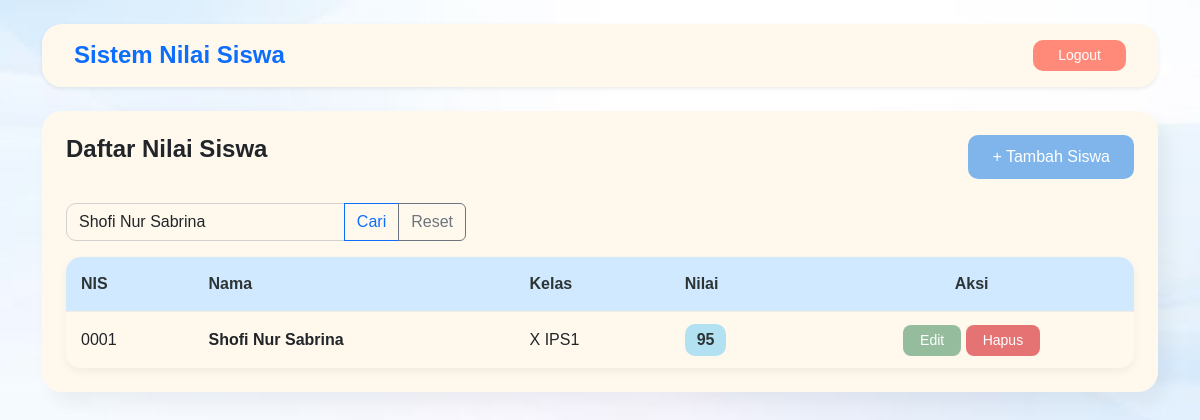
Screenshot of /index.php?cari=Shofi Nur Sabrina (signed in) with the database file from the repository.
### tables this page shows
CREATE TABLE `siswa` (
  `id` int(11) NOT NULL,
  `nis` varchar(20) NOT NULL,
  `nama` varchar(100) NOT NULL,
  `kelas` varchar(20) NOT NULL,
  `nilai` int(11) NOT NULL
);

### index.php (the view, shortened to what this page needs)
<?php
include 'koneksi.php';
if (isset($_GET['cari'])) {
    $keyword = mysqli_real_escape_string($conn, $_GET['cari']);
    $query = mysqli_query($conn, "SELECT * FROM siswa WHERE
                nama LIKE '%$keyword%' OR
                nis LIKE '%$keyword%' OR
                kelas LIKE '%$keyword%'
                ORDER BY nama ASC");
} else {
    $query = mysqli_query($conn, "SELECT * FROM siswa ORDER BY nama ASC");
}
?>
<!DOCTYPE html>
<html lang="id">
<head>
    <link href="https://cdn.jsdelivr.net/npm/bootstrap@5.3.0/dist/css/bootstrap.min.css" rel="stylesheet">
    <link rel="stylesheet" href="style.css">
</head>
<body class="index-page">
    <div class="container py-4">
        <div class="card card-aesthetic p-3 mb-4 shadow-sm">
            <div class="d-flex justify-content-between align-items-center px-3">
                <h4 class="m-0 fw-bold text-primary">Sistem Nilai Siswa</h4>
                <a href="logout.php" class="btn btn-sm px-4" style="background-color: var(--soft-red); color: white; border-radius: 10px;">Logout</a>
            </div>
        </div>
        <div class="card card-aesthetic p-4">
            <div class="d-flex justify-content-between mb-4">
                <h4 class="fw-bold">Daftar Nilai Siswa</h4>
                <a href="tambah.php" class="btn btn-tambah px-4">+ Tambah Siswa</a>
            </div>
            <form action="index.php" method="GET" class="mb-3">
                <div class="input-group" style="max-width: 400px;">
                    <input type="text" name="cari" class="form-control" placeholder="Cari Nama atau NIS..." value="<?= isset($_GET['cari']) ? $_GET['cari'] : '' ?>">
                    <button class="btn btn-outline-primary" type="submit">Cari</button>
                    <?php if(isset($_GET['cari'])): ?>
                        <a href="index.php" class="btn btn-outline-secondary">Reset</a>
                    <?php endif; ?>
                </div>
            </form>
            <div class="table-container">
                <table class="table-custom">
                    <thead>
                        <tr>
                            <th>NIS</th>
                            <th>Nama</th>
                            <th>Kelas</th>
                            <th>Nilai</th>
                            <th class="text-center">Aksi</th>
                        </tr>
                    </thead>
                    <tbody>
                        <?php while($row = mysqli_fetch_assoc($query)) : ?>
                            <tr>
                                <td><?= $row['nis']; ?></td>
                                <td class="fw-bold"><?= $row['nama']; ?></td>
                                <td><?= $row['kelas']; ?></td>
                                <td>
                                    <span class="badge-nilai"><?= $row['nilai']; ?></span>
                                </td>
                                <td class="text-center">
                                    <a href="edit.php?id=<?= $row['id']; ?>" class="btn btn-sm px-3" style="background-color: #95bd9d; color: white; border-radius: 8px;">Edit</a>
                                    <a href="hapus.php?id=<?= $row['id']; ?>"
                                    class="btn btn-sm px-3"
                                    style="background-color: #e57373; color: white; border-radius: 8px;"
                                    onclick="return confirm('Apakah anda yakin ingin menghapus data ini?')">
                                    Hapus
                                </a>
                                </td>
                            </tr>
                            <?php endwhile; ?>
                        </tbody>
                    </table>
            </div>
        </div>
    </div>
</body>
</html>

### style.css (style rules this page uses)
:root { --bg-blue: #d1e9ff; --card-cream: #fff9ed; --accent-blue: #7fb5eb; --text-dark: #2d3436; --soft-red: #ff8a7a; --soft-green: #95bd9d; }
body { background-color: var(--bg-blue); font-family: 'Poppins', sans-serif; color: var(--text-dark); }
body.index-page, .tambah-page, .edit-page { background-image: url('bg-index.jpg'); background-size: cover; background-repeat: no-repeat; background-position: center; background-attachment: fixed; height: 100vh; }
.card-aesthetic { background-color: var(--card-cream); border-radius: 20px; border: none; box-shadow: 10px 10px 20px rgba(0,0,0,0.05); }
.btn-masuk, .btn-tambah { background-color: var(--accent-blue); color: white; border-radius: 10px; border: none; padding: 10px; }
.form-control { background-color: transparent; border: 1px solid #d1d1d1; border-radius: 10px; }
.table-container { border-radius: 15px; overflow: hidden; border: none; box-shadow: 0 4px 10px rgba(0,0,0,0.05); }
.table-custom { width: 100%; margin-bottom: 0; border-collapse: collapse; }
.table-custom thead tr { background-color: #d1e9ff !important; }
.table-custom thead th { padding: 15px; border: none; color: #2d3436; font-weight: bold; }
.table-custom tbody tr { background-color: #fff9ed !important; border-top: 1px solid #f2ede0; }
.table-custom tbody td { padding: 12px 15px; border: none; vertical-align: middle; }
.badge-nilai { background-color: #b2e2f2; padding: 4px 12px; border-radius: 10px; font-weight: bold; color: #2d3436; display: inline-block; }

### rows the page displays
siswa: nis "0001", nama "Shofi Nur Sabrina", kelas "X IPS1", nilai "95"
